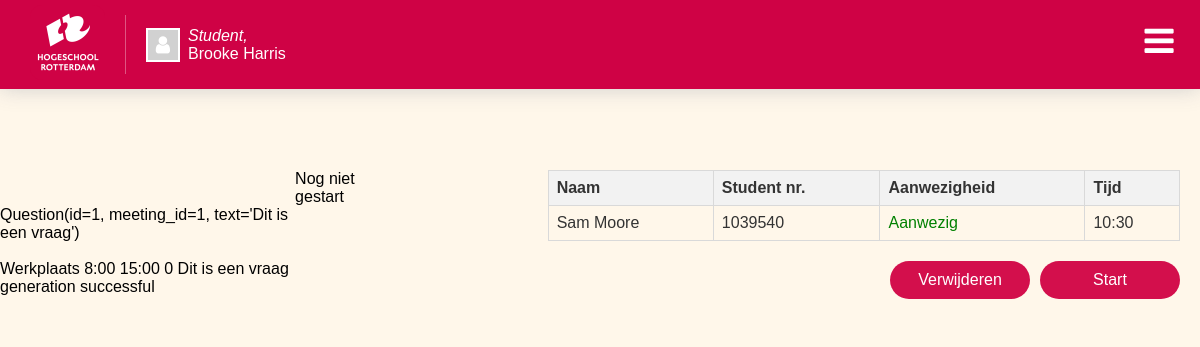
The page /les_overzicht/43149338 (signed in) on the database its author committed.
### app/models.py (models this page shows, shortened)
@dataclass
class Student(db.Model):
    id: int = db.Column(db.Integer, primary_key=True)
    user_id: int = db.Column(
        db.Integer, db.ForeignKey('user.id'), nullable=False)
    student_number: int = db.Column(db.String(20), nullable=False)
    first_name: str = db.Column(db.String(50), nullable=False)
    last_name: str = db.Column(db.String(50), nullable=False)
    groups = db.relationship('StudentGroup', back_populates='student')
    meetings = db.relationship('StudentMeeting', back_populates='student')
    user = db.relationship('User', back_populates='student')
    @property
    def full_name(self):
        return f"{self.first_name} {self.last_name}"

@dataclass
class Question(db.Model):
    id: int = db.Column(db.Integer, primary_key=True)
    meeting_id: int = db.Column(
        db.Integer, db.ForeignKey('meeting.id'), nullable=False)
    text: str = db.Column(db.String(500), nullable=False)
    meeting = db.relationship('Meeting', back_populates='question')
    answers = db.relationship('Answer', back_populates='question')

@dataclass
class Meeting(db.Model):
    id: int = db.Column(db.Integer, primary_key=True)
    name: str = db.Column(db.String(100), nullable=False)
    start_time: str = db.Column(db.String(20), nullable=False)
    end_time: str = db.Column(db.String(20), nullable=False)
    date: datetime.date = db.Column(db.Date(), nullable=False)
    status: int = db.Column(db.Integer, nullable=False, default=0)
    description: str = db.Column(db.Text(), nullable=False)
    meeting_code: int = db.Column(db.Integer(), nullable=False, unique=True)
    students = db.relationship('StudentMeeting', back_populates='meeting')
    groups = db.relationship('GroupMeeting', back_populates='meeting')
    teachers = db.relationship('TeacherMeeting', back_populates='meeting')
    question = db.relationship('Question', back_populates='meeting')

@dataclass
class Group(db.Model):
    id: int = db.Column(db.Integer, primary_key=True)
    start_date: datetime.date = db.Column(db.Date, nullable=False)
    end_date: datetime.date = db.Column(db.Date, nullable=False)
    name: str = db.Column(db.String(50))
    meetings = db.relationship('GroupMeeting', back_populates='group')
    students = db.relationship('StudentGroup', back_populates='group')

### app/routes.py (the view)
@app.route("/les_overzicht/<meeting_code>")
@login_required
def les_overzicht(meeting_code):
    meeting =  Meeting.query.filter_by(meeting_code = meeting_code).first()
    question = Question.query.filter_by(meeting_id = meeting.id).first()
    groups = meeting.groups
    group_dict = []
    for row in groups:
        group_dict.append(row.group)
    print(groups)
    return render_template("les_overzicht.html", meeting_code=meeting_code,meeting=meeting, question=question,groups=group_dict)

### app/models.py (called while the page is built)
@login_manager.user_loader
def load_user(user_id):
    user = User.query.get(user_id)
    return user

### app/templates/les_overzicht.html (shortened to what this page needs)
{% extends "base.html" %}
{% block content %}
    <div class="container-window">
        <div class="teacher-info-container">
			<br>
			<br>
			{{question}}
			<br>
			<br>
			{{meeting.name}} {{meeting.start_time}} {{meeting.end_time}} {{meeting.status}} {{meeting.description}} {{question.text }}
			{%for item in groups%}
				{{item.name}}
			{%endfor%}
			{%if meeting.status == 0%}
				<span>Nog niet gestart</span>
			{%elif meeting.status == 1%}
				<span>Gestart</span>
			{%elif meeting.status == 2%}
				<span>Afgelopen</span>
			{%endif%}
          	<div class="table-container">
				<table class="table-style">
				<thead>
					<tr>
					<th>Naam</th>
					<th>Student nr.</th>
					<th>Aanwezigheid</th>
					<th>Tijd</th>
					</tr>
				</thead>
				<tbody>
					<tr>
					<td>Sam Moore</td>
					<td>1039540</td>
					<td class="aanwezig">Aanwezig</td>
					<td>10:30</td>
					</tr>
				</tbody>
				</table>
				<div class="bottom-buttons-container">
					<a class="wijzigen-btn" href="/meeting/delete/{{ meeting.id }}">Verwijderen</a>
					<a class="start-btn" href="/aanwezigheid/{{ meeting.meeting_code }}">Start</a>
				</div>
			</div>
        </div>
    </div>
{% endblock %}

### app/templates/base.html (shortened to what this page needs)
<!DOCTYPE html>
<html lang="en">
    <head>
		<link rel="stylesheet" href="/static/style.css" />
		<link rel="stylesheet" href="https://cdnjs.cloudflare.com/ajax/libs/font-awesome/4.7.0/css/font-awesome.min.css">
		<link href="https://cdn.jsdelivr.net/npm/select2@4.1.0-rc.0/dist/css/select2.min.css" rel="stylesheet" />
    </head>
    <body>
		<nav class="header-container">
			<div class="header-inner">
				<div class="header-left">
					<a href="/" class="header-logo-button">
						<img
						class="header-logo"
						src="/static/images/logo.png"
						alt="Hogeschool Rotterdam"
						/>
					</a>
					{% if current_user.is_authenticated%}
						<a href="{{url_for('overview_page')}}" class="user-profile">
							<i class="fa fa-user user-icon"></i>
							<div class="user-info">
								{% if current_user.role == 0%}
									<span class="user-prefix">Docent, </span>
									<span>{{ current_user.teacher[0].full_name}}</span>
								{%elif current_user.role == 1%}
									<span class="user-prefix">Student, </span>
									<span>{{ current_user.student[0].full_name}}</span>
								{% endif%}
							</div>
						</a>
					{% endif %}
				</div>
				<div class="header-right">
					<button class="hamburger" id="hamburger">
					<i class="fa fa-bars" ></i>
					</button>
				</div>
			</div>
		</nav>
		{% block content %}
		{% endblock %}
    </body>
</html>

### app/static/style.css (style rules this page uses)
*, *::before, *::after { margin: 0; }
body { font-family: Poppins, sans-serif; background-color: #fff7ea; padding-top: 120px; }
a { color: black; text-decoration: none; }
.header-container { background: #fff7ea; background-color: #cf0245; min-height: 70px; position: fixed; top: 0; width: 100%; z-index: 999; box-shadow: 0 0 20px 0px #c9c9c9e0; }
.header-left { border-style: none; height: auto; max-width: 500px; margin-top: 5px; margin-bottom: 5px; display: flex; gap: 20px; }
.hamburger { position: fixed; z-index: 100; top: 1rem; right: 1rem; border: none; cursor: pointer; width: 50px; height: 50px; font-size: 34px; background-color: transparent; color: white; }
.container-window { padding-top: 50px; overflow: hidden; display: flex; justify-content: center; align-items: center; background-color: #fff7ea; }
.header-logo { width: 75px; height: 75px; padding-left: 30px; }
.header-logo-button { border: none; background: transparent; cursor: pointer; }
.table-container { width: 100%; display: flex; padding: 0 20px; flex-direction: column; align-items: end; }
.table-style { width: 80%; border-collapse: collapse; font-family: Arial, sans-serif; color: #333; }
.table-style th, .table-style td { border: 1px solid #d9d9d9; padding: 8px; text-align: left; }
.table-style th { background-color: #f2f2f2; font-weight: bold; }
.table-style td { border: 1px solid #d9d9d9; padding: 8px; text-align: left; }
.table-style td.aanwezig { color: green; }
.teacher-info-container { width: 100%; display: flex; justify-content: center; }
.wijzigen-btn, .start-btn, .beamer-btn { min-width: 100px; padding: 10px 20px; border: none; border-radius: 20px; font-family: Arial, sans-serif; font-size: 16px; color: #ffffff; background-color: #d30f4c; text-align: center; cursor: pointer; margin-left: 10px; }
.bottom-buttons-container { width: 100%; display: flex; justify-content: flex-end; padding: 20px 0; }
.user-prefix { font-style: italic; }
.user-info { display: flex; flex-direction: column; }
.user-profile { display: flex; justify-content: center; align-items: center; color: white; border-left: 1px solid rgba(255, 255, 255, 0.329); padding-left: 20px; margin: 10px 0; }
.fa.user-icon { font-size: 20px; width: 30px; height: 30px; border: 2px solid white; display: flex; justify-content: center; align-items: center; background-color: rgb(209, 209, 209); margin-right: 8px }

### rows shown on the page
Student: first_name+last_name "Brooke Harris"
Question: id+meeting+text "Question(id=1, meeting_id=1, text='Dit is een vraag')", text "Dit is een vraag"
Meeting: name "Werkplaats", start_time "8:00", end_time "15:00", status "0"
Group: name "generation"
Group: name "successful"
